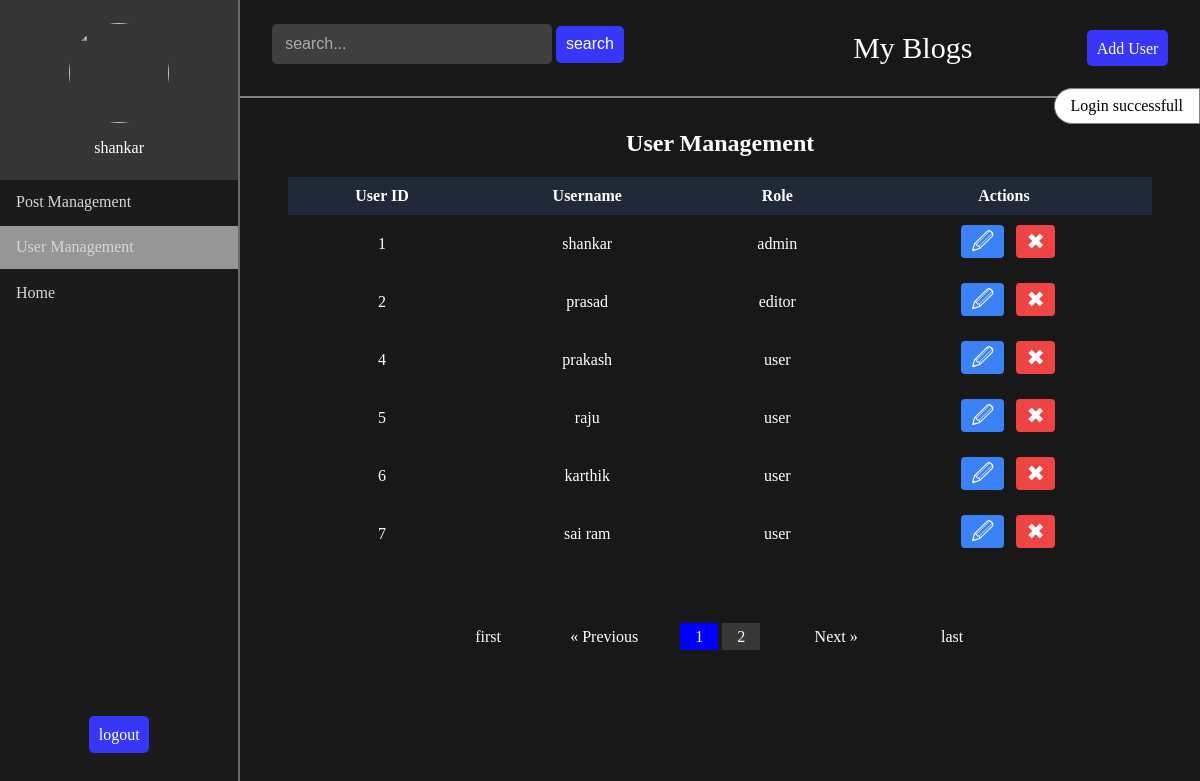
Screenshot of /dashboard/user-management.php (signed in) with the database file from the repository.
### tables this page shows
CREATE TABLE `users` (
  `id` int(10) NOT NULL,
  `username` varchar(30) NOT NULL,
  `password` varchar(255) NOT NULL,
  `role` varchar(10) NOT NULL DEFAULT 'user'
);

### backend/utilities.php (called while the page is built, shortened)
<?php
    function set_Success(&$success){
      if(isset($_SESSION['successMessage'])){
        $success['status'] = true;
        $success['message'] = $_SESSION["successMessage"];
      }
    }
    function getPosts($query,$conn,$bindValues=[]){
        $stmt = $conn->prepare($query);
          foreach ($bindValues as $key => $value) {
            if (is_int($value)) {
                $stmt->bindValue($key, $value, PDO::PARAM_INT);
            } elseif (is_bool($value)) {
                $stmt->bindValue($key, $value, PDO::PARAM_BOOL);
            } elseif (is_null($value)) {
                $stmt->bindValue($key, $value, PDO::PARAM_NULL);
            } else {
                $stmt->bindValue($key, $value, PDO::PARAM_STR);
            }
        }
        $stmt->execute();
        return $stmt->fetchAll(PDO::FETCH_ASSOC);
    }
    function getTotalPosts($query,$conn,$bindValues = []){
        $stmt=$conn->prepare($query);
        $stmt->execute();
        return $stmt->fetch(PDO::FETCH_ASSOC)['total'];
    }
?>

### pagination.php (called while the page is built)
<?php
   function pagination_query($totalposts,$query,$conn,&$pagination_info,$bindvalues = []){
        $posts_per_page = 6;
        $total_pages = ceil($totalposts / $posts_per_page);
        $page = isset($_GET["page_no"]) ? ((int) $_GET["page_no"]) : 1;
        $page = max(1, min($page, $total_pages));
        $starting_page = ($page-1) * $posts_per_page;
        $pagination_info['page'] = $page;
        $pagination_info['total_pages'] = $total_pages;
        $array1 = [
            ":start" => $starting_page,
            ":end" => $posts_per_page
        ];
        $bindvalues = array_merge($array1, $bindvalues);
        $posts = getPosts($query, $conn, $bindvalues);
         if ($page == 1) {
            $pagination_info['start'] = 1;
            $pagination_info['end'] = min(3, $total_pages);
        } elseif ($page == $total_pages) {
            $pagination_info['start'] = max(1, $total_pages - 2);
            $pagination_info['end'] = $total_pages;
        } elseif($page == $total_pages-1){
            $pagination_info['start'] = $page-1;
            $pagination_info['end'] = $total_pages;
        }else {
            $pagination_info['start'] = $page-1;
            $pagination_info['end'] = $page + 1;
        }
        return $posts;
   }
?>

### dashboard/user-management.php (the view, shortened to what this page needs)
<?php
    require_once('../backend/dbConnection.php');
    require_once('../backend/utilities.php');
    require_once('../pagination.php');
    $success = ['status' => false, 'message' => ""];
    $search = isset($_GET['search']) ? trim($_GET['search']) : "";
    $pagination_info = [];
    if(!empty($search)){
        $query = "select count(*) as total from users where lower(username) like lower(:search) or lower(id) like lower(:search)";
        $bindvalues= [':search' => "%".$search."%"];
        $total_posts = getTotalPosts($query, $conn,$bindvalues);
        $query = "select * from users where lower(username) like lower(:search) or lower(id) like lower(:search) limit :start,:end";
        $users = pagination_query($total_posts, $query, $conn, $pagination_info,$bindvalues);
    }else{
        $query = 'select count(*) as total from users';
        $total_users = getTotalPosts($query,$conn);
        $query = "select * from users limit :start,:end";
        $users = pagination_query($total_users, $query, $conn, $pagination_info);
    }
    $page=$pagination_info['page'];
    $total_pages = $pagination_info["total_pages"];
    $start = $pagination_info['start'];
    $end = $pagination_info['end'];
?>
<!DOCTYPE html>
<html lang="en">
<head>
    <link rel="stylesheet" href="../styles/style.css">
</head>
<body>
    <div class="flex-box main-wrapper">
    <?php
        require_once('admin_nav.php');
    ?>
       <div class="main-section flex-box flex-col">
            <?php
                if($success['status']){
                    echo '<div class="warning-container success">
                            <p>'.$success['message'].'</p>
                        </div>';
                }
            ?>
            <div class="header flex-box">
                <div class="search-form flex-box content-space">
                    <form action="" method="get" >
                        <input type="text" name="search" placeholder="search...">
                        <button type="submit" name="search_button" class="btn">search</button>
                    </form>
                    <div class="logo">
                        <span>My Blogs</span>
                    </div>
                </div>
                <div class="Add_button">
                    <a href="userform.php" class="btn">Add User</a>
                </div>
            </div>
            <div class="admin-content">
                <h2 style="text-align:center;">User Management</h2>
                <div class="table-container">
                    <table>
                        <thead>
                            <tr>
                                <th>User ID</th>
                                <th>Username</th>
                                <th>Role</th>
                                <th>Actions</th>
                            </tr>
                        </thead>
                        <tbody>
                            <?php if (count($users) > 0): ?>
                                <?php foreach ($users as $user): ?>
                                    <tr>
                                        <td><?= htmlspecialchars($user['id']) ?></td>
                                        <td><?= htmlspecialchars($user['username']) ?></td>
                                        <td><?= htmlspecialchars($user['role']) ?></td>
                                        <td>
                                            <a href="userform.php?id=<?= $user['id'] ?>" class="action-btn edit-btn">&#128393;</a>
                                            <a href="../delete.php?delete=user&id=<?= $user['id'] ?>" class="action-btn delete-btn" onclick="return confirm('Are you sure to delete this user?');">&#10006;</a>
                                        </td>
                                    </tr>
                                <?php endforeach; ?>
                            <?php else: ?>
                                <tr>
                                    <td colspan="5">No users found.</td>
                                </tr>
                            <?php endif; ?>
                        </tbody>
                    </table>
                </div>
                <div class="pagination">
                    <a href="?page_no=1" class="btn">first</a>
                    <a href="?page_no=<?php echo  $page>1 ? $page-1 : 1; ?>" class="btn">&laquo; Previous</a>
                    <div class="page_buttons">
                        <?php for($i = $start; $i<= $end; $i++) {
                            $activeClass = ($i == $page) ? 'active' : "";
                        ?>
                        <a href="?page_no=<?php echo $i;?><?= !empty($search) ? "&search=".urlencode($search): ""?>" class="<?php echo $activeClass?>"> <span class="page_btn"><?php echo $i?></span></a>
                        <?php } ?>
                    </div>
                    <a href="?page_no=<?php echo  $page<$total_pages ? $page+1 : $total_pages; ?><?= !empty($search) ? "&search=".urlencode($search): ""?>" class="btn">Next &raquo;</a>
                    <a href="?page_no=<?php echo $total_pages?><?= !empty($search) ? "&search=".urlencode($search): ""?>" class="btn">last</a>
                </div>
            </div>
        </div>
    </div>
</body>
</html>

### styles/style.css (style rules this page uses)
:root { --logo-font :"Edwardian Script ITC"; --color-primary:rgba(2, 48, 232, 0.99); --black:rgb(24, 24, 24); }
* { margin: 0; padding: 0; box-sizing: border-box; }
body { width:100%; height: 100%; min-width: 100vw; min-height: 100vh; background-color: var(--black); font-family: "poppins"; position: relative; overflow-x: hidden; color: white; }
.warning-container { position: absolute; top: 5.5rem; right: 0; padding: .5rem 1rem; border: 1px solid gray; background-color: white; border-top-left-radius: 50px; border-bottom-left-radius: 50px; z-index: 999; transform: translateX(150%); transition-duration: 2s; }
.warning-container.success { transform: translateX(0%); animation: slide .5s linear; }
.warning-container p { color: black; }
.flex-box { display: flex; }
.flex-col { flex-direction: column; }
.content-space { justify-content: space-between; align-items: center; }
.logo span { font-size: 30px; color: white; font-family: var(--logo-font); }
.nav-links , a { list-style-type: none; text-decoration: none; font-size: 16px; color: rgb(214, 214, 214); }
input, textarea, select { padding: .7rem .8rem; outline: none; border: none; background-color: rgba(170, 170, 170, 0.267); font-size: 16px; margin-bottom: .5rem ; color: rgb(221, 221, 221); border-radius: 5px; }
input::placeholder , textarea::placeholder { color: rgb(170, 170, 170); }
.btn { padding: .6rem; background-color: rgb(55, 55, 247); color: white; outline: none; border: none; border-radius: 5px; font-size: 16px; cursor: pointer; }
.pagination { display: flex; justify-content: center; align-items: center; padding: 1rem; gap: 1rem; }
.pagination .btn { width: 100px; background-color: transparent; text-align: center; padding: .2rem; border-radius: 0; }
.pagination .page_buttons { padding: 5px 10px; }
.pagination .page_btn { color: white; outline: none; border: none; padding: 5px 10px; font-size: 16px; text-align: center; }
.pagination .page_buttons a { padding: 5px; background-color: rgba(87, 87, 87, 0.499); color: black; }
.pagination a.active { background-color: blue; border: none; }
.main-wrapper { height: 100vh; width: 100vw; }
.main-section { width: 100%; }
.header { width: 100%; padding: 1.5rem 2rem; justify-content: space-between; align-items: center; border-bottom: 2px solid gray; }
.search-form { width: 700px; }
.search-form input { width: 280px; }
.admin-content { height: 100vh; display: flex; flex-direction: column; justify-content: start; align-items: center; padding: 2rem 0rem; }
.table-container { width: 100%; max-height: 450px; height: 100%; }
table { border-collapse: collapse; width: 90%; margin: 20px auto; border: none; }
th, td { border: none; padding: 10px 15px; text-align: center; min-height: 500px; }
th { background-color: #1f2937; color: white; }
.action-btn { padding: 4px 10px; border: none; border-radius: 4px; cursor: pointer; color: white; font-size: 22px; }
.edit-btn { background-color: #3b82f6; margin: 0rem .5rem; }
.delete-btn { background-color: #ef4444; }

### rows the page displays
users: id "1", username "shankar", role "admin"
users: id "2", username "prasad", role "editor"
users: id "4", username "prakash", role "user"
users: id "5", username "raju", role "user"
users: id "6", username "karthik", role "user"
users: id "7", username "sai ram", role "user"

### other values shown
$_SESSION['username'] "shankar"
$success['message'] "Login successfull"
